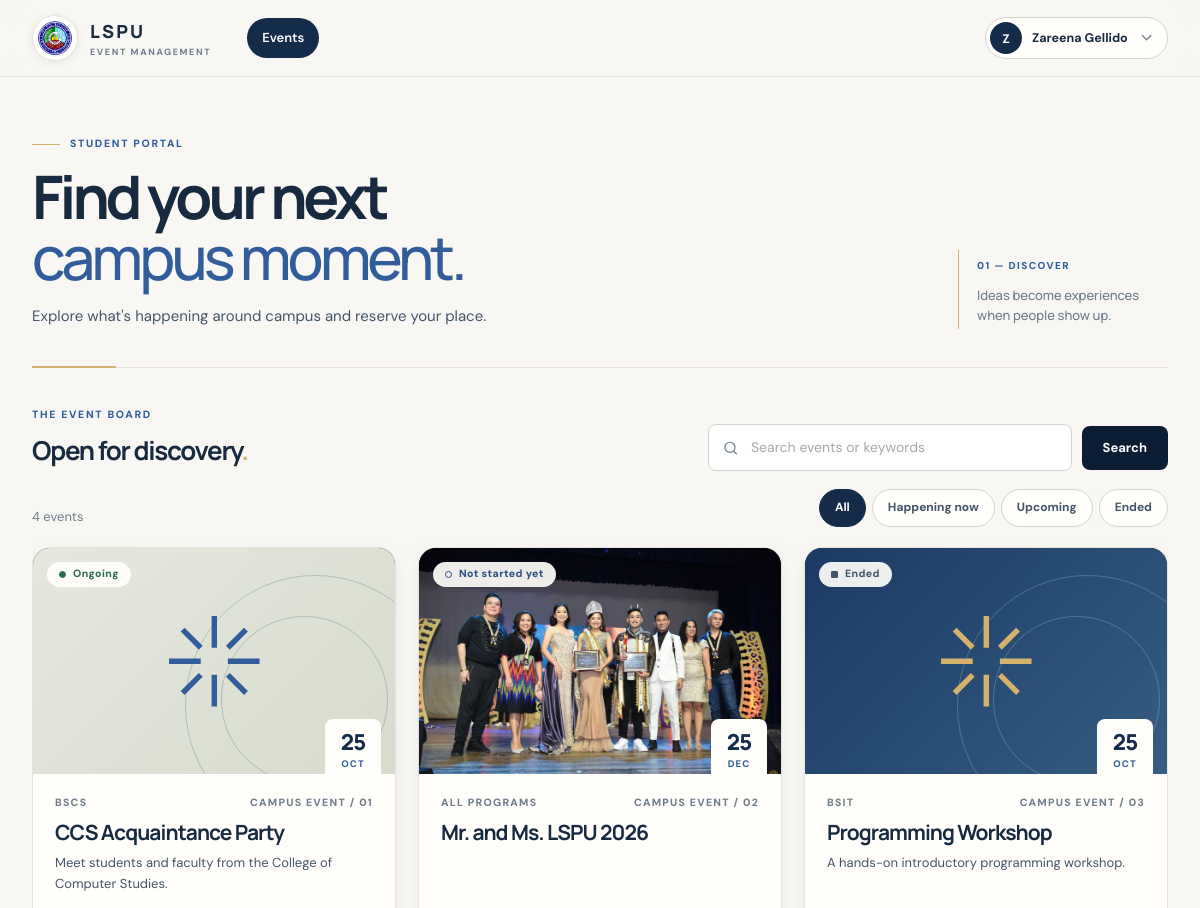
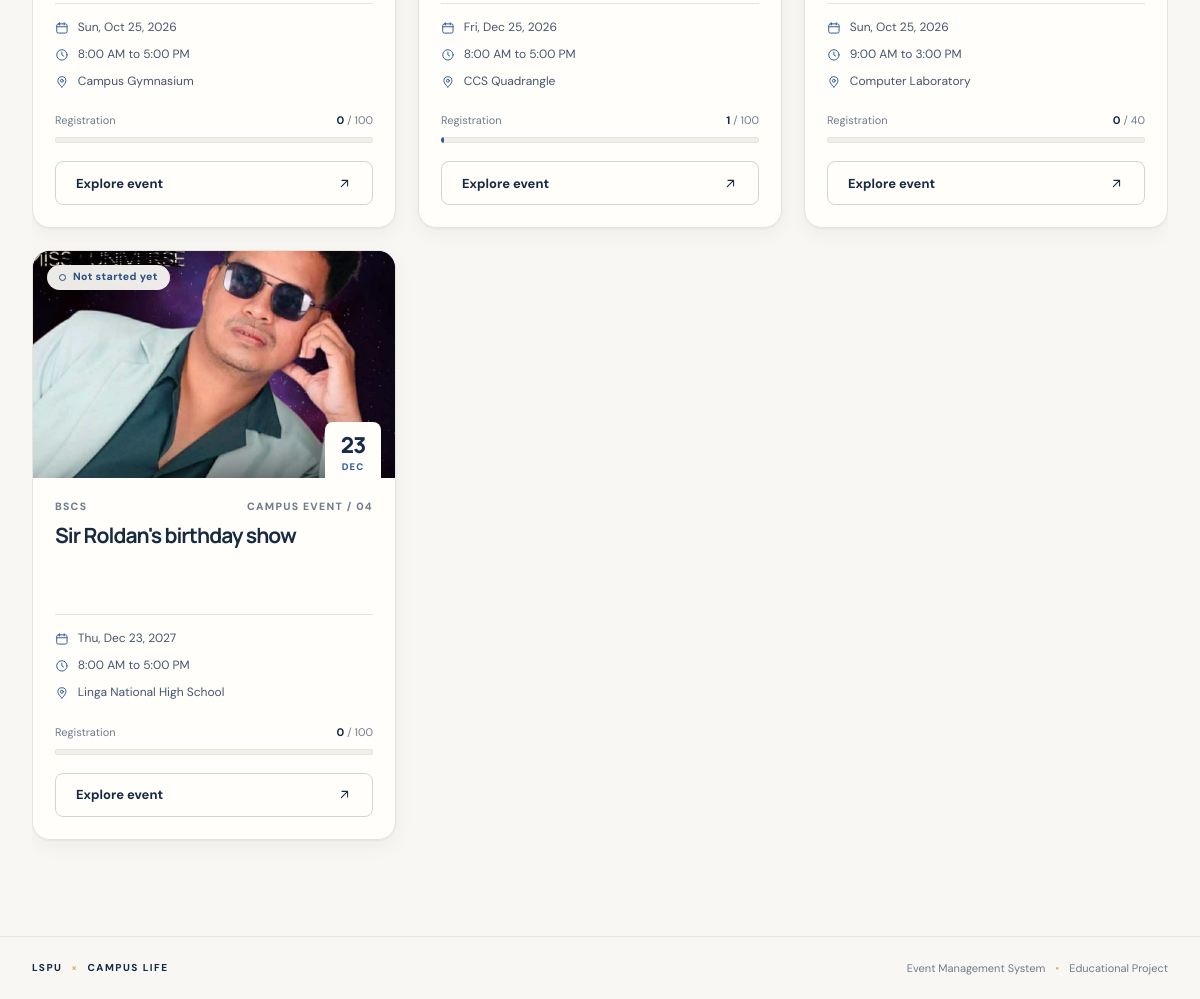
The page /student (signed in) on the database its author committed (2 pictures, top to bottom).
### Event-Registration-System-main/app.py (models this page shows, shortened)
class User(UserMixin, db.Model):
    id = db.Column(db.Integer, primary_key=True)
    name = db.Column(db.String(120), nullable=False)
    email = db.Column(db.String(160), unique=True, nullable=False, index=True)
    password_hash = db.Column(db.String(255), nullable=False)
    role = db.Column(db.String(20), nullable=False)
    student_number = db.Column(db.String(40), unique=True)
    year_level = db.Column(db.String(30))
    section = db.Column(db.String(2), index=True)
    program = db.Column(db.String(20))
    handled_sections = db.Column(db.String(300))
    otp_code = db.Column(db.String(6))
    otp_expires_at = db.Column(db.DateTime)
    otp_attempts = db.Column(db.Integer, nullable=False, default=0)

class Event(db.Model):
    id = db.Column(db.Integer, primary_key=True)
    title = db.Column(db.String(160), nullable=False)
    description = db.Column(db.Text, default="")
    event_date = db.Column(db.Date, nullable=False)
    start_time = db.Column(db.Time, nullable=False)
    end_time = db.Column(db.Time, nullable=False)
    venue = db.Column(db.String(160), nullable=False)
    program = db.Column(db.String(40), nullable=False, default="BSCS")
    capacity = db.Column(db.Integer, nullable=False, default=100)
    lunch_start = db.Column(db.Time)
    lunch_end = db.Column(db.Time)
    archived = db.Column(db.Boolean, default=False, nullable=False)
    featured = db.Column(db.Boolean, default=False, nullable=False)
    image_filename = db.Column(db.String(255))
    @property
    def confirmed_count(self): return Registration.query.filter_by(event_id=self.id, status="registered").count()
    @property
    def status(self):
        if self.archived: return "Archived"
        today, now = date.today(), datetime.now().time()
        if today < self.event_date or (today == self.event_date and now < self.start_time): return "Not started yet"
        if today > self.event_date or (today == self.event_date and now >= self.end_time): return "Ended"
        if self.lunch_start and self.lunch_end and self.lunch_start <= now < self.lunch_end: return "Lunch Break"
        return "Ongoing"

### Event-Registration-System-main/app.py (the view)
@app.route("/student")
@role_required("student")
def student_home():
    events=Event.query.filter_by(archived=False).all()
    term=request.args.get("q","").strip()
    events=merge_sort(events,key=lambda e:e.title.casefold())
    if term:
        exact=binary_search_title(events,term)
        events=[e for e in events if (e.title.casefold()==term.casefold())] if exact else [e for e in events if term.casefold() in e.title.casefold()]
    return render_template("student.html",events=events,term=term)

### Event-Registration-System-main/app.py (called while the page is built)
@login.user_loader
def load_user(uid): return db.session.get(User, int(uid))

def role_required(*roles):
    def deco(fn):
        @wraps(fn)
        @login_required
        def wrapper(*a, **kw):
            if current_user.role not in roles: abort(403)
            return fn(*a, **kw)
        return wrapper
    return deco

### Event-Registration-System-main/services/dsa.py (called while the page is built)
def merge_sort(items, key=lambda x: x):
    items = list(items)
    if len(items) < 2:
        return items
    mid = len(items) // 2
    left, right = merge_sort(items[:mid], key), merge_sort(items[mid:], key)
    out, i, j = [], 0, 0
    while i < len(left) and j < len(right):
        if key(left[i]) <= key(right[j]):
            out.append(left[i]); i += 1
        else:
            out.append(right[j]); j += 1
    return out + left[i:] + right[j:]

### Event-Registration-System-main/templates/student.html (shortened to what this page needs)
{% extends "base.html" %}
{% import "_ui.html" as ui with context %}
{% block content %}
<section class="page-heading student-heading"><div><p class="eyebrow"><span class="eyebrow-line"></span> STUDENT PORTAL</p><h1>Find your next<br><em>campus moment.</em></h1><p class="heading-description">Explore what's happening around campus and reserve your place.</p></div><div class="heading-aside"><span class="aside-index">01 — DISCOVER</span><p>Ideas become experiences when people show up.</p></div></section>
<section class="section event-discovery" style="margin-top:40px">
  <div class="section-head">
    <div><p class="section-overline">THE EVENT BOARD</p><h2>Open for discovery<span style="color:var(--gold)">.</span></h2></div>
    <form class="search-form" method="get" role="search" style="width:min(460px,100%)">
      <div class="search-row">
        <div class="search-field">{{ ui.ico('search') }}<label class="sr-only" for="event-search">Search events</label><input id="event-search" name="q" value="{{ term }}" placeholder="Search events or keywords"></div>
        <button class="btn btn-dark" type="submit">Search</button>
      </div>
    </form>
  </div>
  {% if events %}
  <div class="section-head" style="margin-bottom:20px">
    <p class="section-sub" role="status" style="margin:0">{{ events|length }} event{{ '' if events|length == 1 else 's' }}{% if term %} matching “{{ term }}”{% endif %}</p>
    <div class="chips" data-chips role="group" aria-label="Filter by status">
      <button type="button" class="chip" data-value="all" aria-pressed="true">All</button>
      <button type="button" class="chip" data-value="now" aria-pressed="false">Happening now</button>
      <button type="button" class="chip" data-value="soon" aria-pressed="false">Upcoming</button>
      <button type="button" class="chip" data-value="ended" aria-pressed="false">Ended</button>
    </div>
  </div>
  {% endif %}
  <section class="event-grid">
  {% for e in events %}
    {% set confirmed = e.confirmed_count %}
    <article class="ecard" data-status="{{ e.status | lower | replace(' ', '-') }}">
      <div class="ecard-media">
        {{ ui.media(e) }}
        {{ ui.pill(e, True) }}
        <span class="ecard-date" aria-hidden="true"><b>{{ e.event_date.day }}</b><span>{{ e.event_date.strftime('%b') }}</span></span>
      </div>
      <div class="ecard-body">
        <div class="ecard-top"><span>{{ e.program }}</span><span>CAMPUS EVENT / {{ '%02d'|format(loop.index) }}</span></div>
        <h3><a href="{{ url_for('event_detail', eid=e.id) }}">{{ e.title }}</a></h3>
        <p class="ecard-desc">{{ e.description }}</p>
        <div class="facts-inline">
          <span>{{ ui.ico('calendar') }}{{ ui.d(e.event_date) }}</span>
          <span>{{ ui.ico('clock') }}{{ ui.t(e.start_time) }} to {{ ui.t(e.end_time) }}</span>
          <span>{{ ui.ico('pin') }}{{ e.venue }}</span>
        </div>
        <div class="meter-row" style="margin-top:6px"><span>Registration</span><span><b>{{ confirmed }}</b> / {{ e.capacity }}</span></div>
        {{ ui.meter(confirmed, e.capacity) }}
        <span class="btn btn-outline" style="margin-top:18px" aria-hidden="true">Explore event {{ ui.ico('arrow-ur', 'ico-go') }}</span>
      </div>
    </article>
  {% else %}
    <div class="empty-state"><span class="empty-mark">{{ ui.ico('search') }}</span><h3>No events found</h3><p>Try another search, or check back when new campus events are posted.</p>{% if term %}<a class="btn btn-light" href="{{ url_for('student_home') }}">Clear search</a>{% endif %}</div>
  {% endfor %}
  </section>
</section>
{% endblock %}

### Event-Registration-System-main/templates/base.html (shortened to what this page needs)
{% import "_ui.html" as ui with context %}
<!doctype html>
<html lang="en">
<head>
    <link rel="stylesheet" href="{{ url_for('static', filename='style.css') }}">
</head>
<body>
    {% set homes = {'admin': 'admin_home', 'professor': 'professor_home', 'student': 'student_home'} %}
    {% set authed = current_user.is_authenticated %}
    {% set ep = request.endpoint %}
    <header class="site-header">
        <div class="header-inner">
            <a class="brand" href="{{ url_for(homes[current_user.role]) if authed else url_for('landing') }}" aria-label="LSPU Event Management System home">
                <span class="brand-mark"><img src="{{ url_for('static', filename='lspu-logo.png') }}" alt="LSPU logo" class="school-logo"></span>
                <span class="brand-copy"><strong>LSPU</strong><small>EVENT MANAGEMENT</small></span>
            </a>
            {% if authed %}
            <nav class="main-nav" aria-label="Main">
                {% if current_user.role == 'admin' %}
                    <a href="{{ url_for('admin_home') }}" {% if ep in ('admin_home','event_new','event_edit','expenses','expense_edit','event_registrations') %}aria-current="page"{% endif %}>Overview</a>
                    <a href="{{ url_for('attendance_dashboard') }}" {% if ep == 'attendance_dashboard' %}aria-current="page"{% endif %}>Attendance</a>
                    <a href="{{ url_for('admin_directory') }}" {% if ep == 'admin_directory' %}aria-current="page"{% endif %}>Directory</a>
                {% elif current_user.role == 'professor' %}
                    <a href="{{ url_for('professor_home') }}" {% if ep == 'professor_home' %}aria-current="page"{% endif %}>Roster</a>
                    <a href="{{ url_for('attendance_dashboard') }}" {% if ep == 'attendance_dashboard' %}aria-current="page"{% endif %}>Attendance</a>
                {% else %}
                    <a href="{{ url_for('student_home') }}" {% if ep in ('student_home','event_detail','receipt') %}aria-current="page"{% endif %}>Events</a>
                {% endif %}
            </nav>
            {% endif %}
            <div class="header-right">
                {% if authed %}
                <details class="user-menu">
                    <summary aria-label="Account menu"><span class="user-avatar" aria-hidden="true">{{ current_user.name[:1]|upper }}</span><span class="user-name">{{ current_user.name }}</span>{{ ui.ico('chev', 'chev') }}</summary>
                </details>
                {% else %}
                <span class="header-context">STA. CRUZ · CAMPUS EVENTS</span>
                <a class="header-home" href="{{ url_for('landing') }}">Home {{ ui.ico('arrow-ur') }}</a>
                {% endif %}
            </div>
        </div>
    </header>
    <main class="page-shell" id="main-content">
        {% block content %}{% endblock %}
    </main>
    <footer class="site-footer"><span class="footer-brand">LSPU <i>×</i> CAMPUS LIFE</span><span>Event Management System <span class="footer-dot">•</span> Educational Project</span></footer>
</body>
</html>

### Event-Registration-System-main/templates/_ui.html (shortened to what this page needs)
{% macro d(v) -%}{{ v.strftime('%a, %b') }} {{ v.day }}, {{ v.year }}{%- endmacro %}
{% macro t(v) -%}{{ v.strftime('%I:%M %p').lstrip('0') }}{%- endmacro %}
{% macro pill(event, on_media=False) -%}
{%- set s = event.status -%}
<span class="pill pill-{{ s | lower | replace(' ', '-') }}{{ ' on-media' if on_media }}">{{ 'Lunch break' if s == 'Lunch Break' else s }}</span>
{%- endmacro %}
{% macro media(e, alt='') -%}
{%- if e.image_filename -%}<img src="{{ url_for('static', filename='uploads/' ~ e.image_filename) }}" alt="{{ alt }}" loading="lazy">
{%- else -%}<div class="art art-{{ e.id % 4 }}" aria-hidden="true"><svg viewBox="0 0 24 24"><path d="M12 2v7M12 15v7M2 12h7M15 12h7M5 5l4 4M15 15l4 4M19 5l-4 4M9 15l-4 4"/></svg></div>
{%- endif -%}
{%- endmacro %}
{% macro meter(confirmed, capacity) -%}
{%- set left = capacity - confirmed -%}
{%- set pct = [100, (confirmed * 100 // capacity)] | min -%}
<div class="meter {{ 'is-full' if left <= 0 else ('is-low' if left * 100 <= capacity * 15 else '') }}" role="img" aria-label="{{ confirmed }} of {{ capacity }} seats taken"><span style="width:{{ pct }}%"></span></div>
{%- endmacro %}

### rows shown on the page
User: name "Z", name "Zareena Gellido"
Event: value "Ongoing", event_date.day "25", event_date "OCT", program "BSCS", index "01", title "CCS Acquaintance Party", description "Meet students and faculty from the College of Computer Studies.", strftime "Sun, Oct", day "25", year "2026", strftime "8:00 AM 5:00 PM", venue "Campus Gymnasium", confirmed "0", capacity "100"
Event: image_filename (picture), value "Not started yet", event_date.day "25", event_date "DEC", program "ALL PROGRAMS", index "02", title "Mr. and Ms. LSPU 2026", strftime "Fri, Dec", day "25", year "2026", strftime "8:00 AM 5:00 PM", venue "CCS Quadrangle", confirmed "1", capacity "100"
Event: value "Ended", event_date.day "25", event_date "OCT", program "BSIT", index "03", title "Programming Workshop", description "A hands-on introductory programming workshop.", strftime "Sun, Oct", day "25", year "2026", strftime "9:00 AM 3:00 PM", venue "Computer Laboratory", confirmed "0", capacity "40"
Event: image_filename (picture), value "Not started yet", event_date.day "23", event_date "DEC", program "BSCS", index "04", title "Sir Roldan's birthday show", strftime "Thu, Dec", day "23", year "2027", strftime "8:00 AM 5:00 PM", venue "Linga National High School", archived "0", capacity "100"

### other values the page prints
{{ events|length }} "4"
{{ '' if events|length == 1 else 's' }} "s"
